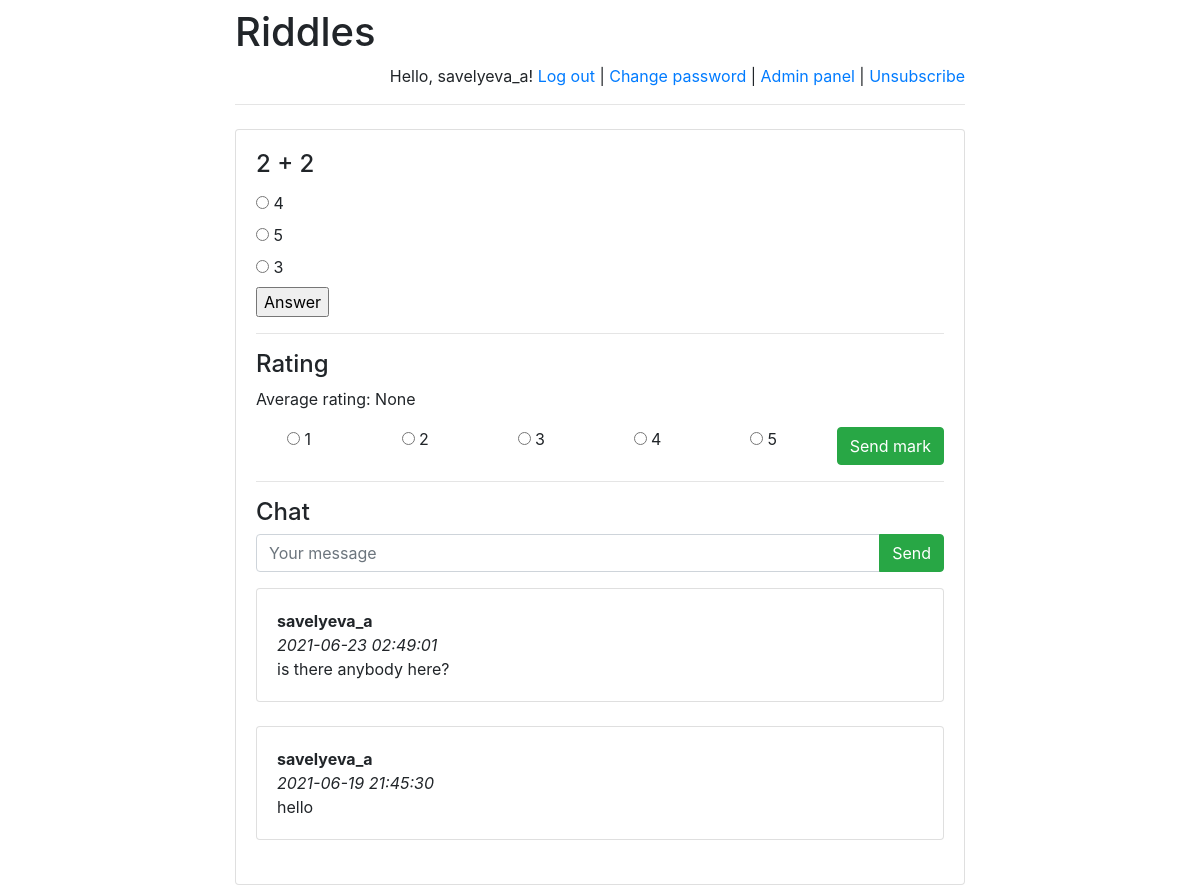
/riddles/1/ (signed in), run on the app's committed database.
### riddles/models.py (models this page shows)
class Riddle(models.Model):
    riddle_text = models.CharField(max_length=255)
    pub_date = models.DateTimeField('date published')

class Option(models.Model):
    riddle = models.ForeignKey(Riddle, on_delete=models.CASCADE)
    text = models.CharField(max_length=255)
    correct = models.BooleanField(default=False)

class Message(models.Model):
    chat = models.ForeignKey(
        Riddle,
        verbose_name='Чат под загадкой',
        on_delete=models.CASCADE)
    author = models.ForeignKey(
        User,
        verbose_name='Пользователь', on_delete=models.CASCADE)
    message = models.TextField('Сообщение')
    pub_date = models.DateTimeField(
        'Дата сообщения',
        default=timezone.now)

### riddles/views.py (the view)
# urls.py: url(r'^([0-9]+)/$', views.detail, name='detail'),
def detail(request, riddle_id):
    error_message = None
    if "error_message" in request.GET:
        error_message = request.GET["error_message"]
    ordered_option_set = \
        list(Option.objects.filter(riddle_id=riddle_id))
    option_iter = \
        numpy.random.permutation(len(ordered_option_set))
    option_set = []
    for num in option_iter:
        option_set.append(ordered_option_set[num])
    return render(
        request,
        "answer.html",
        {
            "option_set": option_set,
            "riddle": get_object_or_404(
                Riddle, pk=riddle_id),
            "error_message": error_message,
            "latest_messages":
                Message.objects
                    .filter(chat_id=riddle_id)
                    .order_by('-pub_date')[:5],
            "already_rated_by_user":
                Mark.objects
                    .filter(author_id=request.user.id)
                    .filter(riddle_id=riddle_id)
                    .count(),
            "user_rating":
                Mark.objects
                    .filter(author_id=request.user.id)
                    .filter(riddle_id=riddle_id)
                    .aggregate(Avg('mark'))
                    ["mark__avg"],
            "avg_mark":
                Mark.objects
                    .filter(riddle_id=riddle_id)
                    .aggregate(Avg('mark'))
                    ["mark__avg"]
        }
    )

### riddles/templates/answer.html (shortened to what this page needs)
{% extends 'base.html' %}
    {% block main %}
    <h4 class="card-title">{{ riddle.riddle_text }}</h4>
    <form action="answer/" method="post">
        {% for option in option_set %}
            <input type="radio"
                   name="option"
                   id="option{{ forloop.counter }}"
                   value="{{ option.id }}"/>
            <label for="option{{ forloop.counter }}">
                {{ option.text }}
            </label><br>
        {% endfor %}
        <input type="submit" value="Answer"/>
    </form>
    <hr>
    <h4>Rating</h4>
    <p>Average rating:
        <span id="avg_mark_span">
            {{ avg_mark }}
        </span>
    </p>
    {% if user.is_authenticated %}
        {% if already_rated_by_user == 0%}
            <form action="post_mark/" method="post">
                <div class="row">
                    <div class="col-sm text-center">
                        <input name="mark"
                               type="radio"
                               value="1"/> 1
                    </div>
                    <div class="col-sm text-center">
                        <input name="mark"
                               type="radio"
                               value="2"/> 2
                    </div>
                    <div class="col-sm text-center">
                        <input name="mark"
                               type="radio"
                               value="3"/> 3
                    </div>
                    <div class="col-sm text-center">
                        <input name="mark"
                               type="radio"
                               value="4"/> 4
                    </div>
                    <div class="col-sm text-center">
                        <input name="mark"
                               type="radio"
                               value="5"/> 5
                    </div>
                    <div class="col-sm text-center">
                        <input class="btn btn-success"
                            type="submit"
                            value="Send mark"/>
                    </div>
                </div>
            </form>
            {% else %}
            Your rating: {{ user_rating }}
        {% endif %}
    {% endif %}
    <hr>
    <h4>Chat</h4>
    {% if user.is_authenticated %}
        <form action="post/" method="post">
            <div class="input-group mb-3">
                <input type="text"
                     class="form-control"
                     placeholder="Your message"
                     name="message"/>
                <div class="input-group-append">
                    <input class="btn btn-success"
                        type="submit"
                        value="Send"/>
              </div>
            </div>
        </form>
    {% endif %}
    <div id="history">
        {% for message in latest_messages %}
            <div class="card">
                <div class="card-body">
                    <strong>
                        {{ message.author.username }}
                    </strong>
                    <br/>
                    <em>
                        {{ message.pub_date|date:'Y-m-d H:i:s' }}
                    </em>
                    <br/>
                    {{ message.message }}
                </div>
            </div>
            <br/>
        {% endfor %}
    </div>
{% endblock %}

### riddles/templates/base.html (shortened to what this page needs)
<!doctype html>
<html lang="en">
<head>
    <link rel="stylesheet"
href="https://stackpath.bootstrapcdn.com/bootstrap/4.1.3/css/bootstrap.min.css">
</head>
<body>
<div class="container">
    <div class="row justify-content-center">
        <div class="col-8">
            <h1 class="mt-2">Riddles</h1>
            {% if user.is_authenticated %}
                <p class="text-right">
                    Hello, {{ user.username }}!
                    <a href="/riddles/logout">Log out</a> |
                    <a href="/riddles/password-change">
                        Change password
                    </a>
                    {% if user.is_staff %}
                        | <a href="/riddles/admin">Admin panel</a>
                    {% endif %}
                    {% if user.email == '' %}
                        | <a href="/riddles/subscribe">Subscribe</a>
                    {% else %}
                        | <a href="/riddles/unsubscribe">Unsubscribe</a>
                    {% endif %}
                </p>
            {% else %}
                <p class="text-right">
                    <a href="/riddles/login">Log in</a> |
                    <a href="/riddles/register">Register</a>
                </p>
            {% endif %}
            <hr class="mt-0 mb-4">
            <div class="card">
                <div class="card-body">
                    {% block main %}
                    {% endblock %}
                </div>
            </div>
        </div>
    </div>
</div>
</body>
</html>

### data on the page
Riddle: riddle_text "2 + 2"
Option: text "4"
Option: text "5"
Option: text "3"
Message: author.username "savelyeva_a", pub_date "2021-06-23 02:49:01", message "is there anybody here?"
Message: author.username "savelyeva_a", pub_date "2021-06-19 21:45:30", message "hello"

### other printed values
{{ user.username }} "savelyeva_a"
{{ avg_mark }} "None"
